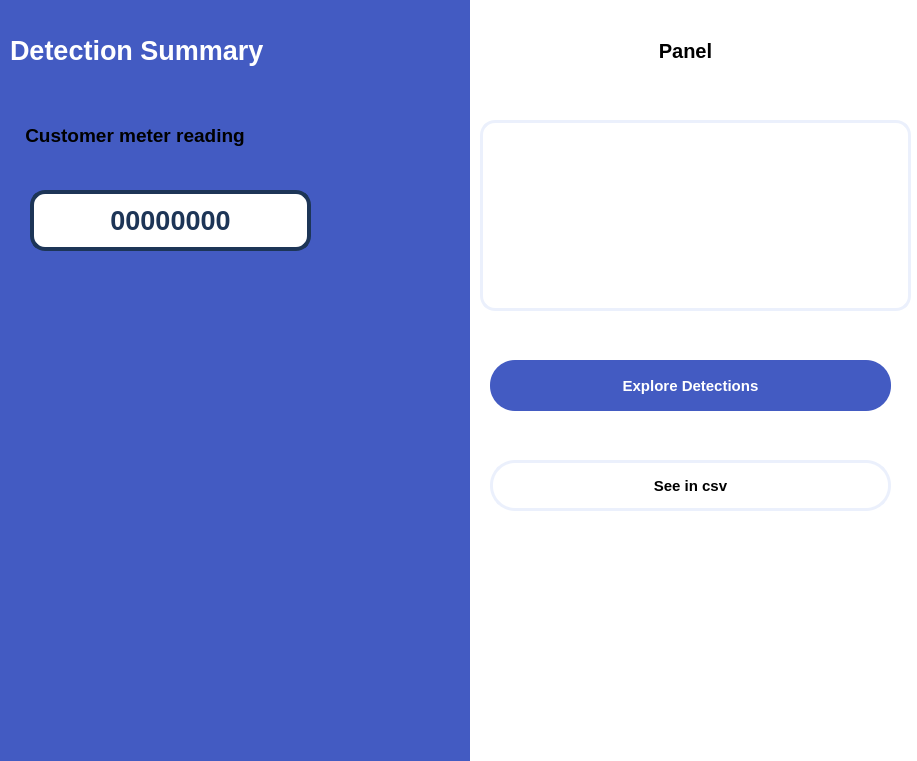
<?xml version="1.0" encoding="UTF-8"?>
<ui version="4.0">
 <class>MetReader</class>
 <widget class="QMainWindow" name="MetReader">
  <property name="geometry">
   <rect>
    <x>0</x>
    <y>0</y>
    <width>917</width>
    <height>761</height>
   </rect>
  </property>
  <property name="windowTitle">
   <string>MainWindow</string>
  </property>
  <widget class="QWidget" name="centralwidget">
   <widget class="QWidget" name="widget" native="true">
    <property name="geometry">
     <rect>
      <x>0</x>
      <y>0</y>
      <width>951</width>
      <height>781</height>
     </rect>
    </property>
    <property name="styleSheet">
     <string notr="true">background-color: rgb(255, 255, 255);</string>
    </property>
    <widget class="QWidget" name="widget_2" native="true">
     <property name="geometry">
      <rect>
       <x>0</x>
       <y>0</y>
       <width>475</width>
       <height>761</height>
      </rect>
     </property>
     <property name="styleSheet">
      <string notr="true">background-color: #435BC2;</string>
     </property>
     <widget class="QLabel" name="label">
      <property name="geometry">
       <rect>
        <x>10</x>
        <y>15</y>
        <width>461</width>
        <height>71</height>
       </rect>
      </property>
      <property name="font">
       <font>
        <pointsize>20</pointsize>
        <weight>75</weight>
        <bold>true</bold>
       </font>
      </property>
      <property name="styleSheet">
       <string notr="true">color: #fff;</string>
      </property>
      <property name="text">
       <string>Detection Summary</string>
      </property>
     </widget>
     <widget class="QLabel" name="label_5">
      <property name="geometry">
       <rect>
        <x>20</x>
        <y>120</y>
        <width>321</width>
        <height>31</height>
       </rect>
      </property>
      <property name="font">
       <font>
        <pointsize>14</pointsize>
        <weight>75</weight>
        <bold>true</bold>
       </font>
      </property>
      <property name="styleSheet">
       <string notr="true">color: #000;</string>
      </property>
      <property name="text">
       <string> Customer meter reading</string>
      </property>
     </widget>
     <widget class="QLabel" name="reading">
      <property name="geometry">
       <rect>
        <x>30</x>
        <y>190</y>
        <width>281</width>
        <height>61</height>
       </rect>
      </property>
      <property name="font">
       <font>
        <pointsize>20</pointsize>
        <weight>75</weight>
        <italic>false</italic>
        <bold>true</bold>
        <kerning>true</kerning>
       </font>
      </property>
      <property name="styleSheet">
       <string notr="true">background-color: rgb(255, 255, 255);
color: rgb(29, 53, 87);
border: 4px solid  rgb(29, 53, 87);
border-radius:15px;</string>
      </property>
      <property name="text">
       <string>00000000</string>
      </property>
      <property name="alignment">
       <set>Qt::AlignCenter</set>
      </property>
     </widget>
    </widget>
    <widget class="QWidget" name="widget_3" native="true">
     <property name="geometry">
      <rect>
       <x>470</x>
       <y>0</y>
       <width>450</width>
       <height>761</height>
      </rect>
     </property>
     <property name="styleSheet">
      <string notr="true">color: rgb(241, 250, 238);</string>
     </property>
     <widget class="QLabel" name="label_2">
      <property name="geometry">
       <rect>
        <x>0</x>
        <y>20</y>
        <width>431</width>
        <height>61</height>
       </rect>
      </property>
      <property name="font">
       <font>
        <pointsize>15</pointsize>
        <weight>75</weight>
        <bold>true</bold>
       </font>
      </property>
      <property name="styleSheet">
       <string notr="true">color: rgb(0, 0, 0);</string>
      </property>
      <property name="text">
       <string>Panel</string>
      </property>
      <property name="alignment">
       <set>Qt::AlignCenter</set>
      </property>
     </widget>
     <widget class="QLabel" name="label_3">
      <property name="geometry">
       <rect>
        <x>120</x>
        <y>180</y>
        <width>55</width>
        <height>16</height>
       </rect>
      </property>
      <property name="text">
       <string>TextLabel</string>
      </property>
     </widget>
     <widget class="QLabel" name="ephoto">
      <property name="geometry">
       <rect>
        <x>10</x>
        <y>120</y>
        <width>431</width>
        <height>191</height>
       </rect>
      </property>
      <property name="font">
       <font>
        <pointsize>20</pointsize>
        <weight>75</weight>
        <bold>true</bold>
       </font>
      </property>
      <property name="styleSheet">
       <string notr="true">border: 3px solid #EBF0FC;
border-radius: 15px;
color: rgb(235, 240, 252);</string>
      </property>
      <property name="text">
       <string/>
      </property>
      <property name="pixmap">
       <pixmap>Tensorflow/workspace/images/Working folder/10.jpg</pixmap>
      </property>
      <property name="scaledContents">
       <bool>true</bool>
      </property>
      <property name="alignment">
       <set>Qt::AlignCenter</set>
      </property>
     </widget>
     <widget class="QPushButton" name="detectionbutton">
      <property name="geometry">
       <rect>
        <x>20</x>
        <y>360</y>
        <width>401</width>
        <height>51</height>
       </rect>
      </property>
      <property name="font">
       <font>
        <pointsize>11</pointsize>
        <weight>75</weight>
        <bold>true</bold>
       </font>
      </property>
      <property name="cursor">
       <cursorShape>PointingHandCursor</cursorShape>
      </property>
      <property name="styleSheet">
       <string notr="true">QPushButton{
border-radius: 25px;
background:#435BC2;
color: #fff;

}
QPushButton:hover{
background-color:rgb(0,0,0);
}
QPushButton:pressed{
padding-top:5px;
padding-left:5px;
}</string>
      </property>
      <property name="text">
       <string>Explore Detections</string>
      </property>
     </widget>
     <widget class="QPushButton" name="csvbutton">
      <property name="geometry">
       <rect>
        <x>20</x>
        <y>460</y>
        <width>401</width>
        <height>51</height>
       </rect>
      </property>
      <property name="font">
       <font>
        <pointsize>11</pointsize>
        <weight>75</weight>
        <bold>true</bold>
       </font>
      </property>
      <property name="cursor">
       <cursorShape>PointingHandCursor</cursorShape>
      </property>
      <property name="styleSheet">
       <string notr="true">QPushButton{
border-radius: 25px;
background:#fff;
color: #000;
border: 3px solid #EBF0FC;

}
QPushButton:hover{
background-color:rgb(0,0,0);
color: #FFF;
}
QPushButton:pressed{
padding-top:5px;
padding-left:5px;
}

</string>
      </property>
      <property name="text">
       <string>See in csv</string>
      </property>
     </widget>
    </widget>
   </widget>
  </widget>
 </widget>
 <resources/>
 <connections/>
</ui>
